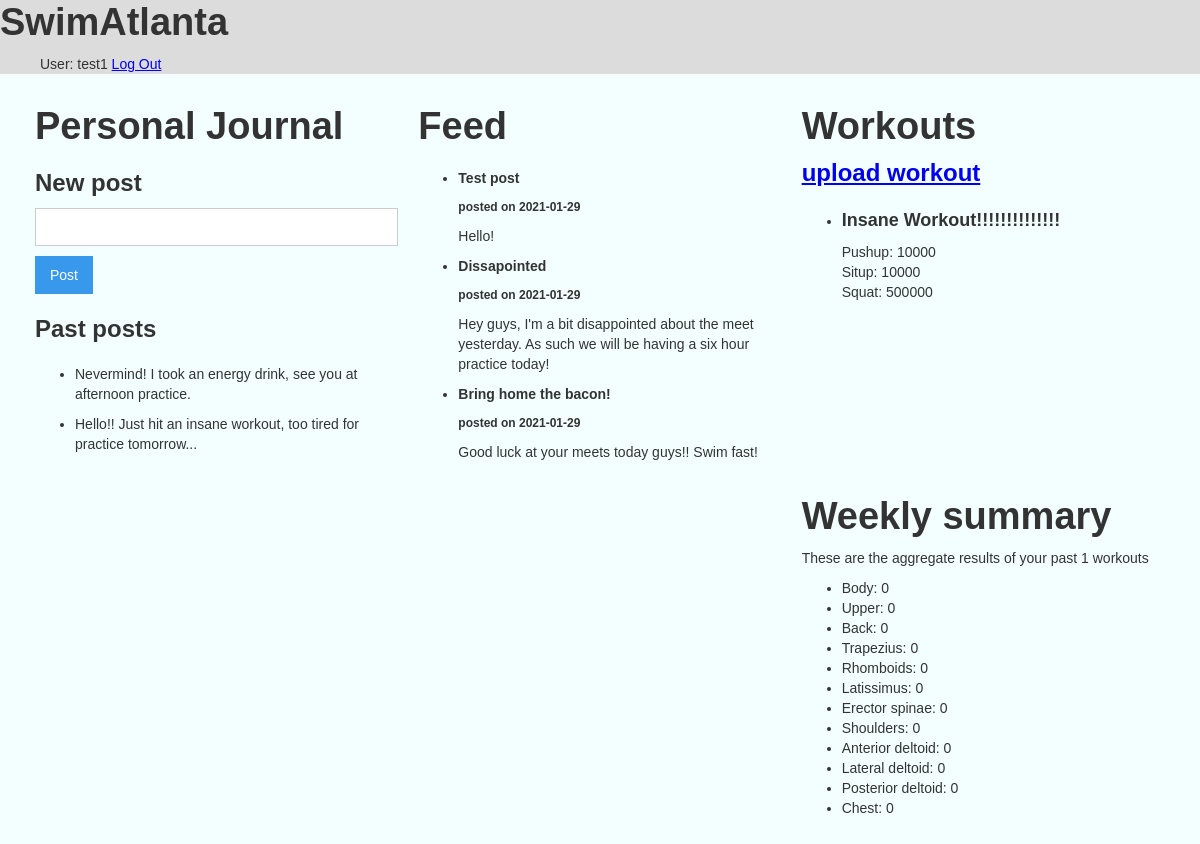
Page /home/home (signed in) on the committed database.
### tables this page shows
CREATE TABLE user (
  id INTEGER PRIMARY KEY AUTOINCREMENT,
  username TEXT UNIQUE NOT NULL,
  password TEXT NOT NULL,
  isCoach INTEGER DEFAULT 0,
  tags TEXT 
);

CREATE TABLE journalPosts (
    id INTEGER PRIMARY KEY AUTOINCREMENT,
    created TIMESTAMP NOT NULL DEFAULT CURRENT_TIMESTAMP,
    author_id INTEGER NOT NULL,
    body TEXT NOT NULL,
    FOREIGN KEY (author_id) REFERENCES user (id)
);

CREATE TABLE feedPosts (
    id INTEGER PRIMARY KEY AUTOINCREMENT,
    created TIMESTAMP NOT NULL DEFAULT CURRENT_TIMESTAMP,
    title TEXT NOT NULL,
    body TEXT NOT NULL,
    tag TEXT NOT NULL DEFAULT main
);

CREATE TABLE userWorkout (
    id INTEGER PRIMARY KEY AUTOINCREMENT,
    created TIMESTAMP NOT NULL DEFAULT CURRENT_TIMESTAMP,
    title TEXT NOT NULL,
    descript TEXT NOT NULL,
    author_id INTEGER NOT NULL,
    bodyData TEXT NOT NULL,
    FOREIGN KEY (author_id) REFERENCES user (id)

);

### website/home.py (the view, shortened to what this page needs)
@bp.route('/home/home', methods=("GET", "POST"))
@login_required
def home():
    db = get_db()
    feedPosts = db.execute(
        "SELECT title, body, created"
        " FROM feedPosts"
        " ORDER BY created DESC"
    ).fetchall()
    journalPosts = db.execute(
        'SELECT p.id, body, created, author_id, username'
        ' FROM journalPosts p JOIN user u ON p.author_id = u.id'
        ' ORDER BY created DESC'
    ).fetchall()
    exercises = db.execute(
        "SELECT title, descript"
        " From exercises"
        " ORDER BY title"
    ).fetchall()
    workouts = db.execute(
        "SELECT id, title, descript, author_id, bodyData"
        " From userWorkout"
        " ORDER BY created DESC"
    ).fetchall()
    allData = []
    amount = 5
    workoutsCopy = workouts.copy()
    print("session id:" + str(session["user_id"]))
    for n in range(len(workouts)):
        if workoutsCopy[n]['author_id'] != session['user_id']:
            workoutsCopy[n] = 0
    workouts = []
    for n in workoutsCopy:
        if n != 0:
            workouts.append(n)
    if len(workouts) <5:
        amount = len(workouts)
    bodyParts = ["Body", "Upper", "Back",
                 "Trapezius", "Rhomboids", "Latissimus",
                 "Erector spinae", "Shoulders", "Anterior deltoid",
                 "Lateral deltoid", "Posterior deltoid", "Chest",
                 "Pectoralis major", "Upper pectoralis major",
                 "Lower pectorals major", "Arms", "Upper arm",
                 "Tricep", "Bicep", "Forearm", "Core", "Rectus abdominis",
                 "Obliques", "Lower", "Thighs", "Quadriceps", "Hamstrings",
                 "Gluteus", "Adductors", "Abductors", "Calves", "Outer calf",
                 "Inner calf", "Frontal calf"]
    if amount == 0:
        dataToPrint = len(bodyParts)*[0]
    else:
        for n in range(amount):
            allData.append([int(n) for n in workouts[n]["bodyData"][1:-1].split(",")])
        sumData = len(bodyParts)*[0]
        for n in range(len(bodyParts)):
            for x in range(amount):
                sumData[n] += allData[x][n]
        dataToPrint = [bodyParts[n] + ": " + str(sumData[n]) for n in range(len(bodyParts))]
    return render_template("home/home.html",
    feedPosts=feedPosts, journalPosts=journalPosts,
    exercises=exercises,  workouts=workouts, dataToPrint = dataToPrint, amount=amount)

### website/auth.py (called while the page is built)
@bp.before_app_request
def load_logged_in_user():
    user_id = session.get("user_id")
    if user_id is None:
        g.user = None
    else:
        g.user = (
            get_db().execute("SELECT * FROM user WHERE id = ?", (user_id,)).fetchone()
        )

def login_required(view):
    @functools.wraps(view)
    def wrapped_view(**kwargs):
        if g.user is None:
            return redirect(url_for('auth.login'))
        return view(**kwargs)
    return wrapped_view

### website/db.py (called while the page is built)
def get_db():
    if "db" not in g:
        g.db = sqlite3.connect(
            current_app.config["DATABASE"], detect_types=sqlite3.PARSE_DECLTYPES
        )
        g.db.row_factory = sqlite3.Row
    return g.db

### website/templates/home/home.html (shortened to what this page needs)
{% extends 'base.html' %}
{% block content %}
<html>
<body style="background-color: #F3FFFF; ">
    <div class="section" >
        <div class="columns w-row">
            <div class="column-3 w-col w-col-4">
                <div>
                    <h1 class="heading-4">Personal Journal</h1>
                </div>
                <div>
                    <div>
                        <h3>New post</h3>
                    </div>
                    <div>
                        <div class="w-form">
                            <form method="post">
                                    <input name="journal" id="journal" class="w-input" required>
                                    <input type="submit" value="Post" class="w-button">
                            </form>
                        </div>
                    </div>
                </div>
                <div>
                    <div class="div-block-3">
                        <h3>Past posts</h3>
                    </div>
                    <div class="div-block-2">
                        <ul role="list" class="list">
                            {% for journal in journalPosts %}
                            {% if g.user['id'] == journal['author_id'] %}
                            <li class="list-item">
                                <p>{{ journal.body }}</p>
                            </li>
                            {% endif %}
                            {% endfor %}
                        </ul>
                    </div>
                </div>
            </div>
            <div class="column-2 w-col w-col-4">
                <div>
                    <div>
                        <h1 class="heading-3">Feed</h1>
                    </div>
                </div>
                <div>
                    <ul role="list" class="list-2">
                        {% for post in feedPosts %}
                        <li class="list-item">
                            <h5>{{ post['title'] }}</h5>
                            <h6>posted on {{ post['created'].strftime('%Y-%m-%d') }}</h6>
                            <p>{{ post['body'] }}</p>
                        </li>
                        {% endfor %}
                    </ul>
                </div>
            </div>
            <div class="column-4 w-col w-col-4">
                <div class="div-block-5">
                    <div class="div-block-4">
                        <h1 class="heading-2">Workouts</h1>
                        <h3 class="heading-3"><a href="{{ url_for('newWorkout.newWorkout') }}"> upload workout</a></h2>
                        <div class="div-block-7">
                            <ul role="list" class="list-3">
                                {% for workout in workouts%}
                                {%if workout['author_id'] == g.user['id']%}
                                <li>
                                    <h4>{{ workout['title'] }}</h4>
                                    <p id="{{ workout.id }}">{{ workout['descript'] }}</p>
                                </li>
                                {%endif%}
                                {% endfor %}
                            </ul>
                        </div>
                    </div>
                    <div class="div-block-6">
                        <div>
                            <h1>Weekly summary</h1>
                        </div>
                        <div class="div-block-7">
                            <p>These are the aggregate results of your past {{ amount }} workouts</p>
                            <ul  role="list" class="list-3">
                                {% for n in dataToPrint%}
                                <li>{{n}}</li>
                                {% endfor %}
                            </ul>
                        </div>
                    </div>
                </div>
            </div>
        </div>
    </div>
</body>
</html >
{% endblock %}

### website/templates/base.html (shortened to what this page needs)
<!doctype html>
<head>
    <link rel="stylesheet" href="{{ url_for('static', filename='styles.css') }}">
</head>
<nav style="background-color: gainsboro; padding-top: 0; margin-top: 0;">
    <h1 class="headerText">SwimAtlanta</h1>
    <ul>
        <div>
            {% if g.user %}
            <span>User: {{ g.user['username'] }}</span>
            <a href="{{ url_for('auth.logout') }}">Log Out</a>
                {% else %}
            <li><a href="{{ url_for('auth.register') }}">Register</a>
            <li><a href="{{ url_for('auth.login') }}">Log In</a>
            {% endif %}
        </div>
    </ul>
</nav>
<section class="content">
    {% block content %}{% endblock %}
</section>

### website/static/styles.css (style rules this page uses)
html { font-family: sans-serif; -ms-text-size-adjust: 100%; -webkit-text-size-adjust: 100% }
body { margin: 0 }
article,aside,details,figcaption,figure,footer,header,hgroup,main,menu,nav,section,summary { display: block }
a { background-color: transparent }
h1 { font-size: 2em; margin: .67em 0 }
button,input,optgroup,select,textarea { color: inherit; font: inherit; margin: 0 }
input { line-height: normal }
* { -webkit-box-sizing: border-box; -moz-box-sizing: border-box; box-sizing: border-box }
html { height: 100% }
body { margin: 0; min-height: 100%; background-color: #fff; font-family: Arial,sans-serif; font-size: 14px; line-height: 20px; color: #333 }
.w-button { display: inline-block; padding: 9px 15px; background-color: #3898EC; color: white; border: 0; line-height: inherit; text-decoration: none; cursor: pointer; border-radius: 0 }
input.w-button { -webkit-appearance: button }
h1,h2,h3,h4,h5,h6 { font-weight: bold; margin-bottom: 10px }
h1 { font-size: 38px; line-height: 44px; margin-top: 0px }
h3 { font-size: 24px; line-height: 30px; margin-top: 20px }
h4 { font-size: 18px; line-height: 24px; margin-top: 10px }
h5 { font-size: 14px; line-height: 20px; margin-top: 10px }
h6 { font-size: 12px; line-height: 18px; margin-top: 10px }
p { margin-top: 0; margin-bottom: 10px }
ul,ol { margin-top: 0; margin-bottom: 10px; padding-left: 40px }
.w-form { margin: 0 0 15px }
.w-input,.w-select { display: block; width: 100%; height: 38px; padding: 8px 12px; margin-bottom: 10px; font-size: 14px; line-height: 1.42857143; color: #333333; vertical-align: middle; background-color: #ffffff; border: 1px solid #cccccc }
.w-row:before,.w-row:after { content: " "; display: table; grid-column-start: 1; grid-row-start: 1; grid-column-end: 2; grid-row-end: 2 }
.w-row:after { clear: both }
.w-col { position: relative; float: left; width: 100%; min-height: 1px; padding-left: 10px; padding-right: 10px }
.w-col-4 { width: 33.33333333% }
.list-item { overflow: visible; }
.list { overflow: auto; height: 480px; }
.div-block-2 { height: 95%; }
.div-block-3 { height: 5%; }
.list-2 { overflow: auto; height: 720px; }
.column-2 { height: 800px; padding-top: 20px; padding-bottom: 20px; -o-object-fit: fill; object-fit: fill; }
.columns { height: 90%; max-height: 50%; -o-object-fit: fill; object-fit: fill; }
.section { height: auto; padding-right: 25px; padding-left: 25px; }
.column-3 { height: 800px; padding-top: 20px; padding-bottom: 20px; }
.column-4 { height: 800px; padding-top: 20px; padding-bottom: 20px; }
.div-block-4 { height: 50%; }
.div-block-5 { height: 100%; }
.div-block-6 { height: 40%; }
.heading-2 { margin-top: 0px; }
.div-block-7 { height: 80%; }
.list-3 { overflow: auto; height: 100%; list-style-type: disc; }
.heading-3 { margin-top: 0px; }
.heading-4 { margin-top: 0px; }

### rows in the picture
user: user.username "test1"
journalPosts: body "Nevermind! I took an energy drink, see you at afternoon practice."
journalPosts: body "Hello!! Just hit an insane workout, too tired for practice tomorrow..."
feedPosts: title "Test post", created "2021-01-29", body "Hello!"
feedPosts: title "Dissapointed", created "2021-01-29", body "Hey guys, I'm a bit disappointed about the meet yesterday. As such we will be having a six hour practice today!"
feedPosts: title "Bring home the bacon!", created "2021-01-29", body "Good luck at your meets today guys!! Swim fast!"
userWorkout: title "Insane Workout!!!!!!!!!!!!!!", descript "Pushup: 10000"

### other values in the picture
{{ amount }} "1"
{{ n }} "Body: 0" "Upper: 0" "Back: 0" "Trapezius: 0" "Rhomboids: 0" "Latissimus: 0" "Erector spinae: 0" "Shoulders: 0" "Anterior deltoid: 0" "Lateral deltoid: 0" "Posterior deltoid: 0" "Chest: 0"
